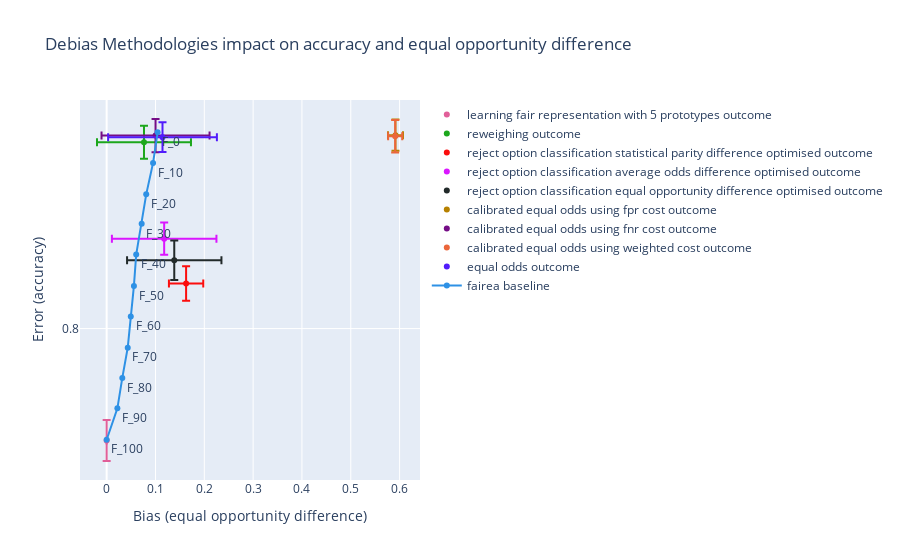

The cell this chart's notebook holds for it:
### Code cell
random_forest_bias.show_fairea_graph("accuracy", "equal opportunity difference")

### Figure 1 — Plotly figure (JSON) as saved in the notebook; plotly's stock layout.template omitted (floating-point values rounded to 4 significant figures)
{"data": [{"error_x": {"array": [0], "type": "data"}, "error_y": {"array": [-0.006696], "type": "data"}, "marker": {"color": "#E15F99"}, "mode": "markers", "name": "learning fair representation with 5 prototypes outcome", "showlegend": true, "type": "scatter", "x": [0], "y": [0.7635]}, {"error_x": {"array": [-0.09623], "type": "data"}, "error_y": {"array": [-0.005392], "type": "data"}, "marker": {"color": "#1CA71C"}, "mode": "markers", "name": "reweighing outcome", "showlegend": true, "type": "scatter", "x": [0.07646], "y": [0.8607]}, {"error_x": {"array": [-0.03516], "type": "data"}, "error_y": {"array": [-0.005595], "type": "data"}, "marker": {"color": "#FB0D0D"}, "mode": "markers", "name": "reject option classification statistical parity difference optimised outcome", "showlegend": true, "type": "scatter", "x": [0.1627], "y": [0.8147]}, {"error_x": {"array": [-0.1071], "type": "data"}, "error_y": {"array": [-0.005276], "type": "data"}, "marker": {"color": "#DA16FF"}, "mode": "markers", "name": "reject option classification average odds difference optimised outcome", "showlegend": true, "type": "scatter", "x": [0.1178], "y": [0.8293]}, {"error_x": {"array": [-0.09664], "type": "data"}, "error_y": {"array": [-0.006407], "type": "data"}, "marker": {"color": "#222A2A"}, "mode": "markers", "name": "reject option classification equal opportunity difference optimised outcome", "showlegend": true, "type": "scatter", "x": [0.1385], "y": [0.8223]}, {"error_x": {"array": [-0.01537], "type": "data"}, "error_y": {"array": [-0.005086], "type": "data"}, "marker": {"color": "#B68100"}, "mode": "markers", "name": "calibrated equal odds using fpr cost outcome", "showlegend": true, "type": "scatter", "x": [0.5916], "y": [0.863]}, {"error_x": {"array": [-0.1106], "type": "data"}, "error_y": {"array": [-0.005411], "type": "data"}, "marker": {"color": "#750D86"}, "mode": "markers", "name": "calibrated equal odds using fnr cost outcome", "showlegend": true, "type": "scatter", "x": [0.1001], "y": [0.8629]}, {"error_x": {"array": [-0.01441], "type": "data"}, "error_y": {"array": [-0.005277], "type": "data"}, "marker": {"color": "#EB663B"}, "mode": "markers", "name": "calibrated equal odds using weighted cost outcome", "showlegend": true, "type": "scatter", "x": [0.5909], "y": [0.8627]}, {"error_x": {"array": [-0.1114], "type": "data"}, "error_y": {"array": [-0.004884], "type": "data"}, "marker": {"color": "#511CFB"}, "mode": "markers", "name": "equal odds outcome", "showlegend": true, "type": "scatter", "x": [0.1144], "y": [0.8624]}, {"line": {"color": "#2E91E5"}, "mode": "lines+markers+text", "name": "fairea baseline", "showlegend": true, "text": ["F_0", "F_10", "F_20", "F_30", "F_40", "F_50", "F_60", "F_70", "F_80", "F_90", "F_100"], "textposition": "bottom right", "type": "scatter", "x": [0.1044, 0.09506, 0.08102, 0.07172, 0.06049, 0.05584, 0.04939, 0.04318, 0.03205, 0.02197, 0], "y": [0.864, 0.854, 0.8437, 0.8341, 0.8241, 0.8139, 0.804, 0.7938, 0.7839, 0.774, 0.7638]}], "layout": {"title": {"text": "Debias Methodologies impact on accuracy and equal opportunity difference"}, "xaxis": {"dtick": 0.1, "tick0": 0, "title": {"text": "Bias (equal opportunity difference)"}}, "yaxis": {"dtick": 0.1, "tick0": 0, "title": {"text": "Error (accuracy)"}}}}
